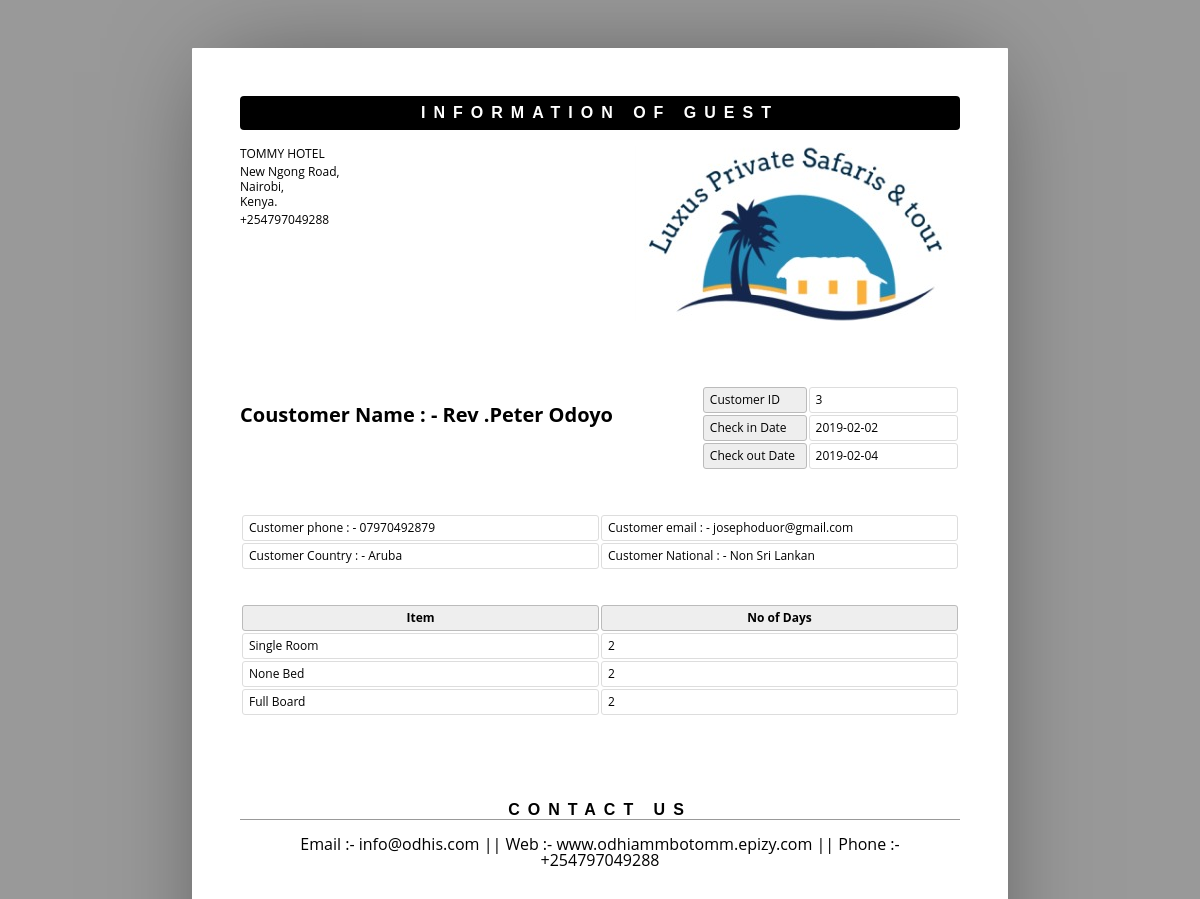
The app's page /room/admin/show.php?sid=3 with its own data.
### tables this page shows
CREATE TABLE `roombook` (
  `id` int(10) UNSIGNED NOT NULL,
  `Title` varchar(5) DEFAULT NULL,
  `FName` text,
  `LName` text,
  `Email` varchar(50) DEFAULT NULL,
  `National` varchar(30) DEFAULT NULL,
  `Country` varchar(30) DEFAULT NULL,
  `Phone` text,
  `TRoom` varchar(20) DEFAULT NULL,
  `Bed` varchar(10) DEFAULT NULL,
  `NRoom` varchar(2) DEFAULT NULL,
  `Meal` varchar(15) DEFAULT NULL,
  `cin` date DEFAULT NULL,
  `cout` date DEFAULT NULL,
  `stat` varchar(15) DEFAULT NULL,
  `nodays` int(11) DEFAULT NULL
);

### room/admin/show.php (the view, shortened to what this page needs)
<html>
	<head>
	</head>
	<body>
	<?php
	include ('db.php');
	$pid = $_GET['sid'];
	$sql ="select * from roombook where id = '$pid' ";
	$re = mysqli_query($con,$sql);
	while($row=mysqli_fetch_array($re))
	{
		$id = $row['id'];
		$title =  $row['Title'];
		$Fname = $row['FName'];
		$lname = $row['LName'];
		$email = $row['Email'];
		$National = $row['National'];
		$country = $row['Country'];
		$phone = $row['Phone'];
		$room_type = $row['TRoom'];
		$Bed_type = $row['Bed'];
		$meal_type = $row['Meal'];
		$cin_date = $row['cin'];
		$cout_date = $row['cout'];
		$nodays = $row['nodays'];
	}
	?>
		<header>
			<strong><h1>Information of Guest</h1>
			<address >
				<p>TOMMY HOTEL </p>
				<p>New Ngong Road,<br>Nairobi,<br>Kenya.</p>
				<p>+254797049288</p></strong>
			<span><img alt="" src="assets/img/sun.png"></span>
		</header>
		<article>
			<address >
				<p><br></p>
				<p>Coustomer Name  : -  <?php echo $title.$Fname." ".$lname;?><br></p>
			</address>
			<table class="meta">
				<tr>
					<th><span >Customer ID</span></th>
					<td><span ><?php echo $id; ?></span></td>
				</tr>
				<tr>
					<th><span >Check in Date</span></th>
					<td><span ><?php echo $cin_date; ?> </span></td>
				</tr>
				<tr>
					<th><span >Check out Date</span></th>
					<td><span ><?php echo $cout_date; ?> </span></td>
				</tr>
			</table>
			<table >
					<tr>
						<td>Customer phone : -  <?php echo $phone; ?> </td>
						<td>Customer email : -  <?php echo $email; ?> </td>
					</tr>
					<tr>
						<td>Customer Country : -  <?php echo $country; ?> </td>
						<td>Customer National : -  <?php echo $National; ?> </td>
					</tr>
				</table>
				<br>
				<br>
			<table class="inventory">
				<thead>
					<tr>
						<th><span >Item</span></th>
						<th><span >No of Days</span></th>
					</tr>
				</thead>
				<tbody>
					<tr>
						<td><span ><?php echo $room_type; ?></span></td>
						<td><span ><?php echo $nodays; ?> </span></td>
					</tr>
					<tr>
						<td><span ><?php echo $Bed_type; ?>  Bed </span></td>
						<td><span ><?php echo $nodays; ?></span></td>
					</tr>
					<tr>
						<td><span ><?php echo $meal_type; ?>  </span></td>
						<td><span ><?php echo $nodays; ?></span></td>
					</tr>
				</tbody>
			</table>
		</article>
		<aside>
			<h1><span >Contact us</span></h1>
			<div >
				<p align="center">Email :- info@odhis.com || Web :- www.odhiammbotomm.epizy.com || Phone :- +254797049288 </p>
			</div>
		</aside>
	</body>
</html>

### room/admin/show.php (style rules this page uses)
* { border: 0; box-sizing: content-box; color: inherit; font-family: inherit; font-size: inherit; font-style: inherit; font-weight: inherit; line-height: inherit; list-style: none; margin: 0; padding: 0; text-decoration: none; vertical-align: top; }
h1 { font: bold 100% sans-serif; letter-spacing: 0.5em; text-align: center; text-transform: uppercase; }
table { font-size: 75%; table-layout: fixed; width: 100%; }
table { border-collapse: separate; border-spacing: 2px; }
th, td { border-width: 1px; padding: 0.5em; position: relative; text-align: left; }
th, td { border-radius: 0.25em; border-style: solid; }
th { background: #EEE; border-color: #BBB; }
td { border-color: #DDD; }
html { font: 16px/1 'Open Sans', sans-serif; overflow: auto; padding: 0.5in; }
html { background: #999; cursor: default; }
body { box-sizing: border-box; height: 11in; margin: 0 auto; overflow: hidden; padding: 0.5in; width: 8.5in; }
body { background: #FFF; border-radius: 1px; box-shadow: 0 0 1in -0.25in rgba(0, 0, 0, 0.5); }
header { margin: 0 0 3em; }
header:after { clear: both; content: ""; display: table; }
header h1 { background: #000; border-radius: 0.25em; color: #FFF; margin: 0 0 1em; padding: 0.5em 0; }
header address { float: left; font-size: 75%; font-style: normal; line-height: 1.25; margin: 0 1em 1em 0; }
header address p { margin: 0 0 0.25em; }
header span, header img { display: block; float: right; }
header span { margin: 0 0 1em 1em; max-height: 25%; max-width: 60%; position: relative; }
header img { max-height: 100%; max-width: 100%; }
article, article address, table.meta, table.inventory { margin: 0 0 3em; }
article:after { clear: both; content: ""; display: table; }
article address { float: left; font-size: 125%; font-weight: bold; }
table.meta, table.balance { float: right; width: 36%; }
table.meta:after, table.balance:after { clear: both; content: ""; display: table; }
table.meta th { width: 40%; }
table.meta td { width: 60%; }
table.inventory { clear: both; width: 100%; }
table.inventory th { font-weight: bold; text-align: center; }
table.inventory td:nth-child(1) { width: 26%; }
table.inventory td:nth-child(2) { width: 38%; }
aside h1 { border: none; border-width: 0 0 1px; margin: 0 0 1em; }
aside h1 { border-color: #999; border-bottom-style: solid; }

### records on screen
roombook: Title "Rev .", FName "Peter", LName "Odoyo", id "3", cin "2019-02-02", cout "2019-02-04", Phone "07970492879", Email "josephoduor@gmail.com", Country "Aruba", National "Non Sri Lankan", TRoom "Single Room", nodays "2", Bed "None", Meal "Full Board"
